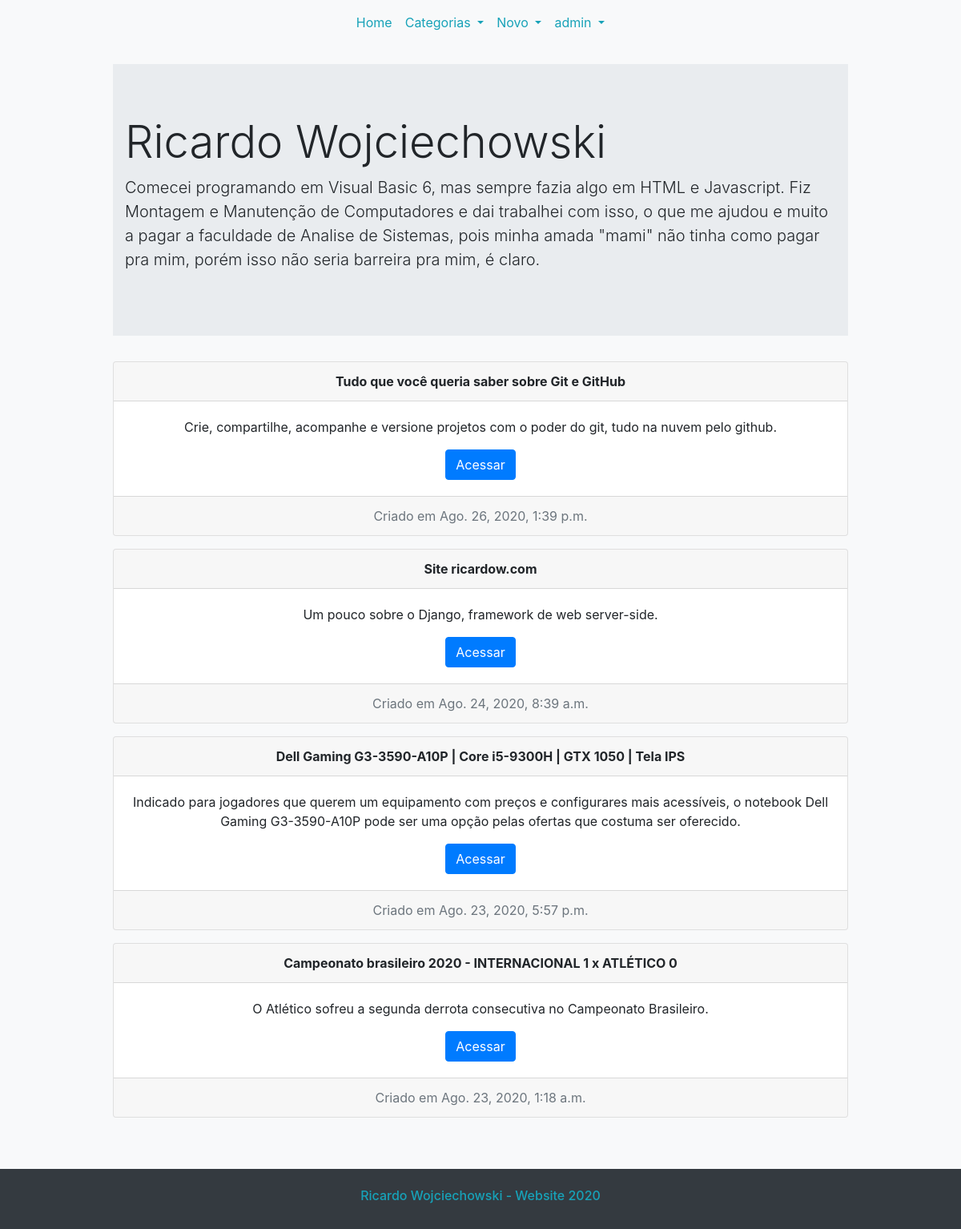
The app's page / (signed in) with its own data.
### blog/models.py (models this page shows, shortened)
class Post(models.Model):
    title = models.CharField(max_length=255)
    header_image = models.ImageField(null=True,
                                     blank=True,
                                     upload_to="images/")
    author = models.ForeignKey(User, on_delete=models.CASCADE)
    body = RichTextField(blank=True, null=True)
    post_date = models.DateTimeField(auto_now_add=True)
    category = models.CharField(max_length=255, default='sem categoria')
    snippet = models.CharField(max_length=255, default='Resumo do post')
    likes = models.ManyToManyField(User, related_name='blog_posts')

### blog/views.py (the view)
# urls.py: path('', HomeView.as_view(), name="home"),
class HomeView(ListView):
    model = Post
    template_name = 'home.html'
    ordering = ['-post_date']
    def get_context_data(self, *args, **kwargs):
        categories_menu = Category.objects.all()
        context = super(HomeView, self).get_context_data(*args, **kwargs)
        context["categories_menu"] = categories_menu
        return context

### blog/models.py (called while the page is built)
    def __str__(self):
        return self.name

### templates/home.html
{% extends 'base.html' %} {% block content %}
<div class="mx-auto" style="width: 80%">
  <div class="row">
    <div class="jumbotron jumbotron-fluid" style="width: 100%">
      <div class="container">
        <h1 class="display-4">Ricardo Wojciechowski</h1>
        <p class="lead">
          Comecei programando em Visual Basic 6, mas sempre fazia algo em HTML e Javascript. Fiz Montagem e Manutenção de Computadores e dai trabalhei com isso, o que me ajudou e muito a pagar a faculdade de Analise de Sistemas, pois minha amada "mami" não tinha como pagar pra mim, porém isso não seria barreira pra mim, é claro.
      </div>
    </div>
    {% for post in object_list %}
      <div class="card text-center mb-3"style="width: 100%">
        <div class="card-header" style="font-weight: bolder">
          {{ post.title }}
        </div>
        <div class="card-body">
          <p class="card-text">{{ post.snippet | safe }}</p>
          <a href="{% url 'article-detail' post.pk %}" class="btn btn-primary">Acessar</a>
        </div>
        <div class="card-footer text-muted">
          Criado em {{ post.post_date }}
        </div>
      </div>
    {% endfor %}
  </div>
</div>
{% endblock %}

### templates/partials/navbar.html (shortened to what this page needs)
<nav class="container navbar navbar-expand-lg mb-4">
    <div class="collapse navbar-collapse" id="navbarSupportedContent">
        <ul class="navbar-nav mr-auto mx-auto">
            <li class="nav-item">
                <a class="nav-link text-info" href="{% url 'home' %}">Home</a>
            </li>
            {% if categories_menu %}
                <li class="nav-item dropdown">
                    <a class="nav-link dropdown-toggle text-info" href="#" id="navbarDropdown" role="button" data-toggle="dropdown" aria-haspopup="true" aria-expanded="false">
                        Categorias
                    </a>
                </li>
            {% endif %}
            {% if user.is_authenticated %}
                <li class="nav-item dropdown">
                    <a class="nav-link dropdown-toggle text-info" href="#" id="navbarDropdown" role="button" data-toggle="dropdown" aria-haspopup="true" aria-expanded="false">
                        Novo
                    </a>
                </li>
                <li class="nav-item dropdown">
                    <a class="nav-link dropdown-toggle text-info" href="#" id="navbarDropdown" role="button" data-toggle="dropdown" aria-haspopup="true" aria-expanded="false">
                        {{ user.username }}
                    </a>
                </li>
            {% endif %}
        </ul>
    </div>
</nav>

### records on screen
Post: title "Tudo que você queria saber sobre Git e GitHub", snippet "Crie, compartilhe, acompanhe e versione projetos com o poder do git, tudo na nuvem pelo github.", post_date "Ago. 26, 2020, 1:39 p.m."
Post: title "Site ricardow.com", snippet "Um pouco sobre o Django, framework de web server-side.", post_date "Ago. 24, 2020, 8:39 a.m."
Post: title "Dell Gaming G3-3590-A10P | Core i5-9300H | GTX 1050 | Tela IPS", snippet "Indicado para jogadores que querem um equipamento com preços e configurares mais acessíveis, o notebook Dell Gaming G3-3590-A10P pode ser uma opção pelas ofertas que costuma ser oferecido.", post_date "Ago. 23, 2020, 5:57 p.m."
Post: title "Campeonato brasileiro 2020 - INTERNACIONAL 1 x ATLÉTICO 0", snippet "O Atlético sofreu a segunda derrota consecutiva no Campeonato Brasileiro.", post_date "Ago. 23, 2020, 1:18 a.m."

### other values on screen
{{ user.username }} "admin"
